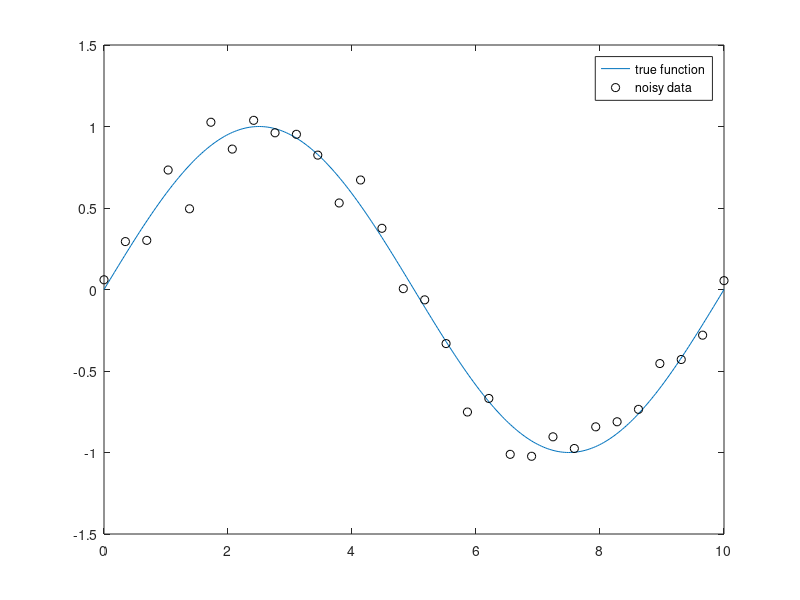

Write the MATLAB code that produced this figure. (Note: this script raises an error after producing the figure.)
% create some 'true' function
L = 10;
f = @(x) sin(2*pi*x/L);

% define a grid of observation points
N = 30;
x = linspace(0,L,N)';

% now sample the function at the observation points
sigma = 0.1;
y = f(x) + sigma*randn(N,1);

% create a dense grid of points to visualize the function 
x_dense = linspace(0,L,10*N)';

figure
plot(x_dense,f(x_dense)), hold on
scatter(x,y,'k')
legend('true function', 'noisy data')
print('-depsc2', '../figures/noisydata.eps')

% now create a tension spline fit to the data
spline = TensionSpline(x,y,NormalDistribution(sigma));

figure
plot(x_dense,f(x_dense)), hold on
scatter(x,y,'k')
plot(x_dense,spline(x_dense),'LineWidth',2)
legend('true function', 'noisy data', 'tension spline fit')
print('-depsc2', '../figures/noisydatawithtensionspline.eps')